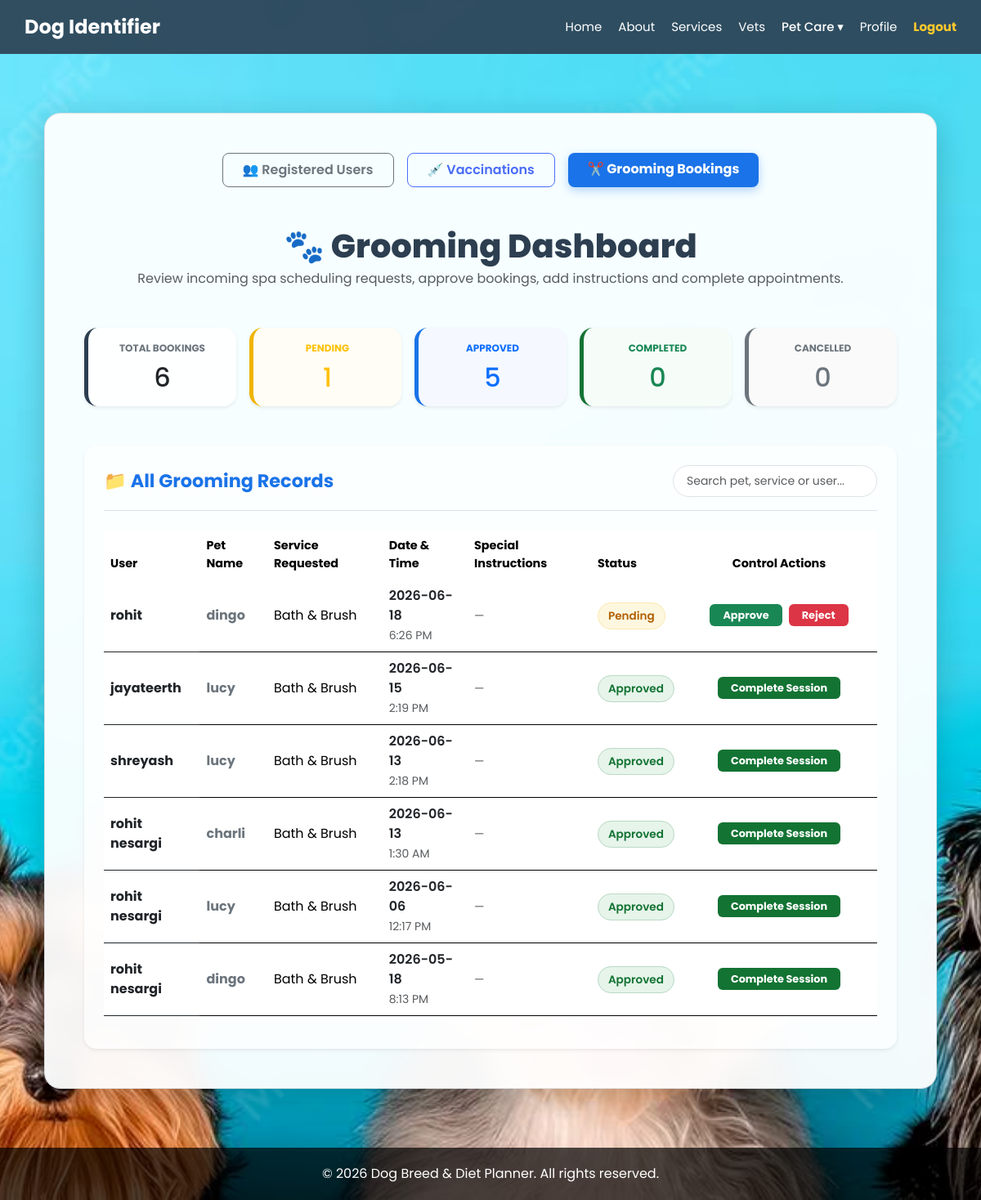
Page /admin/grooming (signed in) on the committed database.
### tables this page shows
CREATE TABLE grooming (
            id INTEGER PRIMARY KEY AUTOINCREMENT,
            username TEXT NOT NULL,
            pet_name TEXT NOT NULL,
            service_type TEXT NOT NULL,
            grooming_date TEXT NOT NULL,
            grooming_time TEXT NOT NULL,
            special_instruction TEXT,
            status TEXT NOT NULL,
            admin_remark TEXT,
            created_at TIMESTAMP DEFAULT CURRENT_TIMESTAMP
        );

### app.py (the view, shortened to what this page needs)
@app.route('/admin/grooming', methods=['GET', 'POST'])
def admin_grooming():
    if 'admin' not in session:
        return redirect(url_for('admin_login'))
    conn = get_db_connection()
    records_raw = conn.execute('SELECT * FROM grooming ORDER BY created_at DESC').fetchall()
    records = []
    for r in records_raw:
        record_dict = dict(r)
        record_dict['grooming_time_12hr'] = convert_to_12_hour_format(record_dict['grooming_time'])
        records.append(record_dict)
    total = len(records)
    pending = conn.execute("SELECT COUNT(*) FROM grooming WHERE status = 'Pending Approval'").fetchone()[0]
    approved = conn.execute("SELECT COUNT(*) FROM grooming WHERE status = 'Approved'").fetchone()[0]
    completed = conn.execute("SELECT COUNT(*) FROM grooming WHERE status = 'Completed'").fetchone()[0]
    cancelled = conn.execute("SELECT COUNT(*) FROM grooming WHERE status = 'Cancelled'").fetchone()[0]
    conn.close()
    stats = {
        "total": total,
        "pending": pending,
        "approved": approved,
        "completed": completed,
        "cancelled": cancelled
    }
    return render_template('admin_grooming.html', records=records, stats=stats)

### app.py (called while the page is built)
def convert_to_12_hour_format(time_24):
    try:
        if not time_24 or ':' not in time_24:
            return time_24
        hour, minute = time_24.split(':')
        hour = int(hour)
        if hour == 0:
            return f"12:{minute} AM"
        elif hour < 12:
            return f"{hour}:{minute} AM"
        elif hour == 12:
            return f"12:{minute} PM"
        else:
            return f"{hour - 12}:{minute} PM"
    except:
        return time_24

def get_db_connection():
    conn = sqlite3.connect(DATABASE_FILE)
    conn.row_factory = sqlite3.Row
    return conn

### templates/admin_grooming.html (shortened to what this page needs)
{% extends "base.html" %}
{% block content %}
<div class="container py-4">
    <div class="glass-card p-5 mx-auto w-100" style="max-width: 1150px; background: rgba(255, 255, 255, 0.95); border: 1.5px solid rgba(44, 62, 80, 0.15);">
        <div class="d-flex gap-3 justify-content-center mb-5 flex-wrap">
            <a href="{{ url_for('admin_dashboard') }}" class="btn btn-outline-secondary px-4 py-2 fw-semibold" style="border-radius: 8px;">👥 Registered Users</a>
            <a href="{{ url_for('admin_vaccinations') }}" class="btn btn-outline-primary px-4 py-2 fw-semibold" style="border-radius: 8px; border-color: #4a6cf7; color: #4a6cf7;">💉 Vaccinations</a>
            <a href="{{ url_for('admin_grooming') }}" class="btn btn-primary px-4 py-2 fw-bold" style="border-radius: 8px; background-color: #1a73e8; border: none; box-shadow: 0 4px 12px rgba(26, 115, 232, 0.3);">✂️ Grooming Bookings</a>
        </div>
        <h1 class="admin-title text-center mb-1">🐾 Grooming Dashboard</h1>
        <p class="text-muted text-center mb-5">Review incoming spa scheduling requests, approve bookings, add instructions and complete appointments.</p>
        <div class="row g-3 mb-5">
            <div class="col-6 col-md-2.4 col-lg">
                <div class="card stat-card shadow-sm text-center p-3" style="border-left: 5px solid #2c3e50 !important;">
                    <small class="text-secondary fw-bold text-uppercase" style="font-size: 0.75rem;">Total Bookings</small>
                    <h2 class="fw-extrabold text-dark mt-2 mb-0" style="font-size: 2rem;">{{ stats.total }}</h2>
                </div>
            </div>
            <div class="col-6 col-md-2.4 col-lg">
                <div class="card stat-card shadow-sm text-center p-3" style="border-left: 5px solid #f0b400 !important; background: #fffdf5;">
                    <small class="text-warning fw-bold text-uppercase" style="font-size: 0.75rem;">Pending</small>
                    <h2 class="fw-extrabold text-warning mt-2 mb-0" style="font-size: 2rem;">{{ stats.pending }}</h2>
                </div>
            </div>
            <div class="col-6 col-md-2.4 col-lg">
                <div class="card stat-card shadow-sm text-center p-3" style="border-left: 5px solid #1a73e8 !important; background: #f5f9ff;">
                    <small class="text-primary fw-bold text-uppercase" style="font-size: 0.75rem;">Approved</small>
                    <h2 class="fw-extrabold text-primary mt-2 mb-0" style="font-size: 2rem;">{{ stats.approved }}</h2>
                </div>
            </div>
            <div class="col-6 col-md-2.4 col-lg">
                <div class="card stat-card shadow-sm text-center p-3" style="border-left: 5px solid #137333 !important; background: #f6fdf9;">
                    <small class="text-success fw-bold text-uppercase" style="font-size: 0.75rem;">Completed</small>
                    <h2 class="fw-extrabold text-success mt-2 mb-0" style="font-size: 2rem;">{{ stats.completed }}</h2>
                </div>
            </div>
            <div class="col-12 col-md-2.4 col-lg">
                <div class="card stat-card shadow-sm text-center p-3" style="border-left: 5px solid #6c757d !important; background: #fafafa;">
                    <small class="text-secondary fw-bold text-uppercase" style="font-size: 0.75rem;">Cancelled</small>
                    <h2 class="fw-extrabold text-secondary mt-2 mb-0" style="font-size: 2rem;">{{ stats.cancelled }}</h2>
                </div>
            </div>
        </div>
        <div class="card border-0 shadow-sm p-4" style="background: rgba(255, 255, 255, 0.7); border-radius: 15px;">
            <div class="d-flex justify-content-between align-items-center mb-4 border-bottom pb-3">
                <h3 class="fw-bold mb-0 text-primary-custom" style="font-size: 1.4rem;">📁 All Grooming Records</h3>
                <div class="position-relative" style="max-width: 250px;">
                    <input type="text" id="adminGroomingSearch" onkeyup="filterAdminGroomingTable()" class="form-control form-control-sm py-2 px-3 shadow-none border" style="border-radius: 30px;" placeholder="Search pet, service or user...">
                </div>
            </div>
            <div class="table-responsive">
                <table class="table table-hover align-middle border-0" id="adminGroomingTable">
                    <thead>
                        <tr class="text-secondary" style="font-size: 0.9rem;">
                            <th class="border-0">User</th>
                            <th class="border-0">Pet Name</th>
                            <th class="border-0">Service Requested</th>
                            <th class="border-0">Date & Time</th>
                            <th class="border-0">Special Instructions</th>
                            <th class="border-0">Status</th>
                            <th class="border-0 text-center" style="width: 240px;">Control Actions</th>
                        </tr>
                    </thead>
                    <tbody>
                        {% if records %}
                            {% for r in records %}
                            <tr class="admin-grooming-row">
                                <td class="fw-bold text-dark search-user">{{ r.username }}</td>
                                <td>
                                    <div class="fw-bold text-secondary search-pet">{{ r.pet_name }}</div>
                                </td>
                                <td class="search-service">{{ r.service_type }}</td>
                                <td>
                                    <div class="fw-semibold text-dark">{{ r.grooming_date }}</div>
                                    <small class="text-muted">{{ r.grooming_time_12hr }}</small>
                                </td>
                                <td>
                                    {% if r.special_instruction %}
                                        <div class="small text-secondary" style="max-width: 180px; overflow-wrap: break-word;">
                                            {{ r.special_instruction }}
                                        </div>
                                    {% else %}
                                        <span class="text-muted small">—</span>
                                    {% endif %}
                                </td>
                                <td>
                                    {% if r.status == 'Pending Approval' %}
                                        <span class="badge-pending">Pending</span>
                                    {% elif r.status == 'Approved' %}
                                        <span class="badge-approved">Approved</span>
                                    {% elif r.status == 'Rejected' %}
                                        <span class="badge-rejected">Rejected</span>
                                    {% elif r.status == 'Scheduled' %}
                                        <span class="badge-scheduled">Scheduled</span>
                                    {% elif r.status == 'Completed' %}
                                        <span class="badge-completed">Completed</span>
                                    {% elif r.status == 'Cancelled' %}
                                        <span class="badge-cancelled">Cancelled</span>
                                    {% endif %}
                                </td>
                                <td class="text-center">
                                    <div class="d-flex gap-2 justify-content-center">
                                        {% if r.status == 'Pending Approval' %}
                                            <button type="button" onclick="triggerDecision('{{ r.id }}', 'approve', '{{ r.pet_name }}', '{{ r.service_type }}')" class="btn btn-sm btn-success py-1 px-3 text-white fw-bold hover-scale" style="font-size: 0.8rem; border-radius: 6px; border: none;">
                                                Approve
                                            </button>
                                            <button type="button" onclick="triggerDecision('{{ r.id }}', 'reject', '{{ r.pet_name }}', '{{ r.service_type }}')" class="btn btn-sm btn-danger py-1 px-3 text-white fw-bold hover-scale" style="font-size: 0.8rem; border-radius: 6px; border: none;">
                                                Reject
                                            </button>
                                        {% elif r.status == 'Approved' %}
                                            <button type="button" onclick="triggerDecision('{{ r.id }}', 'complete', '{{ r.pet_name }}', '{{ r.service_type }}')" class="btn btn-sm btn-primary py-1 px-3 text-white fw-bold hover-scale" style="font-size: 0.8rem; border-radius: 6px; border: none; background-color: #137333;">
                                                Complete Session
                                            </button>
                                        {% else %}
                                            <span class="text-muted small">Processed</span>
                                        {% endif %}
                                    </div>
                                </td>
                            </tr>
                            {% endfor %}
                        {% endif %}
                    </tbody>
                </table>
            </div>
        </div>
    </div>
</div>
{% endblock %}

### static/style.css (style rules this page uses)
:root { --primary-color: #4a6cf7; --primary-hover: #2f54eb; --secondary-color: #ffc107; --secondary-hover: #ffca2c; --text-main: #2c3e50; --text-muted: #666; --bg-overlay: rgba(0, 0, 0, 0.4); --glass-bg: rgba(255, 255, 255, 0.85); --glass-border: rgba(255, 255, 255, 0.3); }
body { font-family: 'Poppins', sans-serif; background: url('/static/images/d1.jpeg') no-repeat center center fixed; background-size: cover; margin: 0; min-height: 100vh; display: flex; flex-direction: column; }
.glass-card { background: var(--glass-bg); backdrop-filter: blur(12px); box-shadow: 0 10px 40px rgba(0, 0, 0, 0.2); border: 1px solid var(--glass-border); border-radius: 20px; }

### templates/admin_grooming.html (style rules this page uses)
body { background: #eef2f7 url('/static/images/dog1.jpg') no-repeat center center fixed !important; background-size: cover !important; }
.admin-title { color: #2c3e50; font-weight: 800; }
.stat-card { border: none; border-radius: 16px; transition: transform 0.2s ease, box-shadow 0.2s ease; background: rgba(255,255,255,0.9); }
.text-primary-custom { color: #1a73e8 !important; }
.badge-pending { background-color: #fef7e0; color: #b06000; font-weight: 600; padding: 6px 12px; border-radius: 20px; font-size: 0.85rem; border: 1px solid rgba(240, 180, 0, 0.2); }
.badge-approved { background-color: #e6f4ea; color: #137333; font-weight: 600; padding: 6px 12px; border-radius: 20px; font-size: 0.85rem; border: 1px solid rgba(19, 115, 51, 0.2); }
.hover-scale { transition: transform 0.2s ease; }

### rows in the picture
grooming: username "rohit", pet_name "dingo", service_type "Bath & Brush", grooming_date "2026-06-18", grooming_time_12hr "6:26 PM", status "Pending"
grooming: username "jayateerth", pet_name "lucy", service_type "Bath & Brush", grooming_date "2026-06-15", grooming_time_12hr "2:19 PM", status "Approved"
grooming: username "shreyash", pet_name "lucy", service_type "Bath & Brush", grooming_date "2026-06-13", grooming_time_12hr "2:18 PM", status "Approved"
grooming: username "rohit nesargi", pet_name "charli", service_type "Bath & Brush", grooming_date "2026-06-13", grooming_time_12hr "1:30 AM", status "Approved"
grooming: username "rohit nesargi", pet_name "lucy", service_type "Bath & Brush", grooming_date "2026-06-06", grooming_time_12hr "12:17 PM", status "Approved"
grooming: username "rohit nesargi", pet_name "dingo", service_type "Bath & Brush", grooming_date "2026-05-18", grooming_time_12hr "8:13 PM", status "Approved"

### other values in the picture
{{ stats.total }} "6"
{{ stats.pending }} "1"
{{ stats.approved }} "5"
{{ stats.completed }} "0"
{{ stats.cancelled }} "0"
